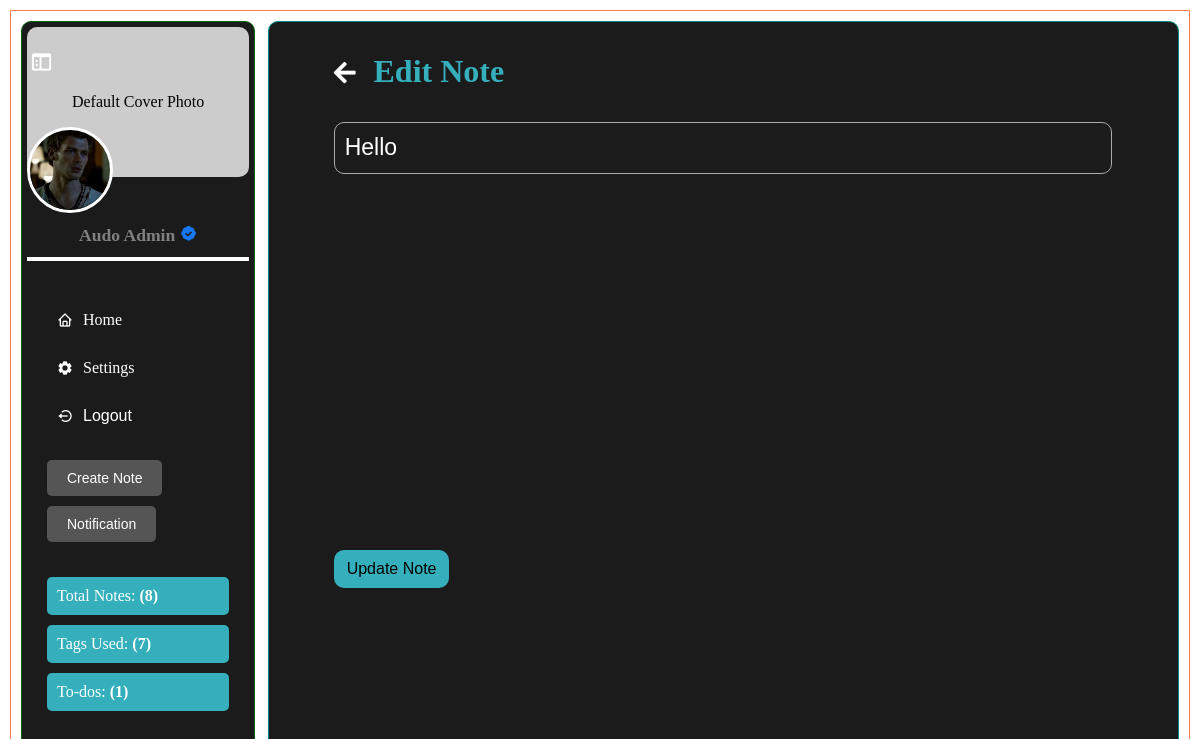
The page /edit_note/9 (signed in) on the database its author committed.
### website/models.py (models this page shows, shortened)
class User(db.Model, UserMixin):
    id = db.Column(db.Integer, primary_key=True)
    email = db.Column(db.String(150), unique=True)
    password = db.Column(db.String(255))
    first_name = db.Column(db.String(225))
    second_name = db.Column(db.String(225))
    full_name = db.Column(db.String(255))
    profile_picture = db.Column(db.String(255), nullable=True)
    cover_picture = db.Column(db.String(255), nullable=True)
    user_name = db.Column(db.String(255))
    phone_number = db.Column(db.String(20))
    country_code = db.Column(db.String(10), default="+254")
    bio = db.Column(db.String(255))
    time_zone = db.Column(db.String(255))
    date_birth = db.Column(db.String(255))
    gender = db.Column(db.String(255))
    generated_color = db.Column(db.String(7))
    is_2fa_enabled = db.Column(db.Boolean, default=False)
    otp_secret = db.Column(db.String(32), nullable=True)
    temp_otp = db.Column(db.String(32), nullable=True)
    otp_method = db.Column(db.String(10), default='app')
    is_active = db.Column(db.Boolean, default=True)
    is_admin = db.Column(db.Boolean, default=False)
    email_verified = db.Column(db.Boolean, default=False)
    note_tags = db.relationship(
        "NoteTag", back_populates="user", cascade="all, delete-orphan"
    )
    notes = db.relationship("Note", back_populates="user", cascade="all, delete-orphan")
    password_reset_tokens = db.relationship(
        "PasswordResetToken", back_populates="user", cascade="all, delete-orphan"
    )
    notifications = db.relationship(
        "Notification", back_populates="user", cascade="all, delete-orphan"
    )
    todos = db.relationship("ToDo", back_populates="user", cascade="all, delete-orphan")
    email_preferences = db.relationship(
        "EmailPreferences",
        uselist=False,
        back_populates="user",
        cascade="all, delete-orphan",
    )
    push_preferences = db.relationship(
        "PushPreferences",
        uselist=False,
        back_populates="user",
        cascade="all, delete-orphan",
    )
    email_verification_tokens = db.relationship(
        "EmailVerificationToken", back_populates="user", cascade="all, delete-orphan"
    )

class Note(db.Model):
    id = db.Column(db.Integer, primary_key=True)
    title = db.Column(db.String(255), nullable=False)
    content = db.Column(db.Text, nullable=False)
    tag_id = db.Column(db.Integer, db.ForeignKey("note_tag.id"), nullable=False)
    user_id = db.Column(db.Integer, db.ForeignKey("user.id"), nullable=False)
    created_at = db.Column(db.DateTime, default=datetime.utcnow)
    updated_at = db.Column(db.DateTime, onupdate=datetime.utcnow)
    is_favorite = db.Column(db.Boolean, default=False)
    user = db.relationship("User", back_populates="notes")
    tag = db.relationship("NoteTag", back_populates="notes")

### website/views.py (the view)
@views.route("/edit_note/<int:note_id>", methods=["GET"])
@login_required
def show_edit_note(note_id):
    note = Note.query.get_or_404(note_id)
    if note.user_id != current_user.id:
        flash("You do not have permission to edit this note.", "danger")
        return redirect(url_for("views.home"))
    tags = NoteTag.query.filter_by(user_id=current_user.id).all()
    return render_template("edit_note.html", note=note, tags=tags)

### website/templates/edit_note.html (shortened to what this page needs)
<!DOCTYPE html>
<html lang="en">
  <head>
    <link
      rel="stylesheet"
      href="https://cdnjs.cloudflare.com/ajax/libs/font-awesome/5.15.4/css/all.min.css"
    />
    <link
      rel="stylesheet"
      href="{{ url_for('static', filename='css/edit_note.css') }}"
    />
    <link
      href="https://unpkg.com/boxicons@2.1.4/css/boxicons.min.css"
      rel="stylesheet"
    />
    <link
      href="https://cdn.quilljs.com/1.3.6/quill.snow.css"
      rel="stylesheet"
    />
  </head>
  <body>
    <div class="messages-container">
    </div>
    <div class="page">
      <div class="left-container">
        <div class="close-left-container" id="closeLeftContainer">
          <i
            class="bx bx-sidebar"
            data-tooltip="Close sidebar"
            style="--background-: {{ current_user.generated_color }}"
            title="Close Sidebar"
          ></i>
        </div>
        <div class="all">
          <div class="profile">
            <div class="cover-photo">
              {% if current_user.cover_picture %}
              <img
                src="/static/profile_pics/{{ current_user.cover_picture }}"
                alt="Cover Photo"
                class="cover-image"
              />
              {% else %}
              <div class="default-cover">
                <p>Default Cover Photo</p>
              </div>
              {% endif %}
            </div>
            <div class="profile-pic">
              {% if current_user.profile_picture %}
              <img
                src="/static/profile_pics/{{ current_user.profile_picture }}"
                alt="Profile Picture"
                class="profile-image"
              />
              {% else %}
              <i
                class="fas fa-5x"
                style="--background-: {{ current_user.generated_color }}"
                >{{ current_user.first_name[0] }}</i
              >
              {% endif %}
            </div>
          </div>
          <div class="profile-info">
            <p class="username">
              {{ current_user.full_name }} {% if current_user.email_verified %}
              <i class="bx bxs-badge-check" style="color: #1877f2"></i>
              {% endif %}
            </p>
          </div>
          <hr class="separation" />
        </div>
        <div class="nav-links">
          <a href="/user_home" class="nav-item">
            <i class="bx bx-home"></i>Home
          </a>
          <a href="/settings" class="nav-item">
            <i class="bx bxs-cog"></i>Settings
          </a>
          <form
            action="{{ url_for('auth.logout') }}"
            method="post"
            class="logout-form"
          >
            <button type="submit" class="log-item">
              <i class="bx bx-log-out-circle"></i> Logout
            </button>
          </form>
        </div>
        <div class="quick-access">
          <button class="quick-btn" id="createNoteBtn">Create Note</button>
          <button class="quick-btn" id="notificationBtn">Notification</button>
        </div>
        <div class="user-stats">
          <p
            class="stat-item"
            style="--background: {{ current_user.generated_color }}"
          >
            Total Notes: <span>({{ current_user.notes | length }})</span>
          </p>
          <p
            class="stat-item"
            style="--background: {{ current_user.generated_color }}"
          >
            Tags Used: <span>({{ current_user.note_tags | length }})</span>
          </p>
          <p
            class="stat-item"
            style="--background: {{ current_user.generated_color }}"
          >
            To-dos: <span>({{ current_user.todos | length }})</span>
          </p>
        </div>
      </div>
      <div class="right-container">
        <div class="content">
          <div class="container_title">
            <h1 style="--background-: {{ current_user.generated_color }}">
              <span class="back-arrow"><i class="fas fa-arrow-left"></i></span>
              Edit Note
            </h1>
          </div>
          <div class="form_container">
            <form
              action="{{ url_for('views.edit_note', note_id=note.id) }}"
              method="POST"
            >
              <input
                type="text"
                name="title"
                class="inputs"
                placeholder="Note Title"
                value="{{ note.title }}"
                required
              />
              <br /><br />
              <div id="quillEditor"></div>
              <br />
              <button
                type="submit"
                style="--background-: {{ current_user.generated_color }}"
              >
                Update Note
              </button>
            </form>
          </div>
        </div>
      </div>
    </div>
  </body>
</html>

### website/static/css/edit_note.css (style rules this page uses)
body { margin: 0; padding: 0; box-sizing: border-box; }
.messages-container { position: fixed; top: 0; left: 0; width: 100%; z-index: 1000; padding: 20px; text-align: center; }
.page { margin: 10px; border: 1px solid #ff7f50; padding: 10px; display: flex; height: calc(100vh - 20px); box-sizing: border-box; overflow: hidden; }
.left-container { position: relative; width: 20%; background-color: #1b1b1b; padding: 5px; margin-right: 13px; border: 1px solid darkgreen; overflow-y: auto; border-radius: 10px; }
.right-container { position: relative; width: 80%; background: #1b1b1b; padding: 10px; border: 1px solid darkcyan; overflow-y: auto; border-radius: 10px; }
.all { position: sticky; top: 0; background: #1b1b1b; }
.profile { margin-bottom: 5px; flex-direction: column; align-items: center; }
.cover-photo { width: 100%; height: 150px; margin-bottom: -50px; position: relative; }
.cover-photo .default-cover { width: 100%; height: 100%; background-color: #ccc; display: flex; align-items: center; justify-content: center; border-radius: 10px; }
.profile-pic { position: relative; z-index: 1; }
.profile-pic .profile-image { width: 80px; height: 80px; border-radius: 50%; object-fit: cover; border: 3px solid white; }
.profile-info { display: flex; align-items: center; justify-content: center; margin-left: 0; margin-top: 0; display: flex; }
.profile-info .username { font-size: 0.9em; color: gray; margin: 3px 0; font-size: 1.1em; font-weight: bolder; }
.separation { height: 4px; border: none; background-color: #fff; }
.nav-links { margin-top: 20px; padding: 20px; }
.nav-item { display: flex; align-items: center; color: #fff; padding: 10px; text-decoration: none; border-radius: 5px; margin-bottom: 10px; transition: background-color 0.3s; }
.nav-item i { margin-right: 10px; }
.logout-form { margin: 0; padding: 0; }
.log-item { display: flex; align-items: center; color: #fff; padding: 10px; text-decoration: none; border-radius: 5px; margin-bottom: 10px; background-color: transparent; border: none; font-size: 16px; cursor: pointer; transition: background-color 0.3s; }
.log-item i { margin-right: 10px; }
.quick-access { padding: 20px; margin-top: -30px; }
.quick-btn { background-color: #555; color: #fff; border: none; padding: 10px 20px; margin: 5px 0; cursor: pointer; border-radius: 5px; font-size: 14px; transition: background-color 0.3s; }
.user-stats { margin-top: -20px; padding: 20px; color: #fff; font-size: 16px; }
.stat-item { margin: 10px 0; padding: 10px; border-radius: 5px; background-color: var(--background); }
.stat-item span { font-weight: bold; }
.profile-info p { margin-left: 20px; }
.content { margin-right: 5%; margin-left: 5%; }
.container_title { margin: 10px; }
.container_title h1 { color: var(--background-); }
.container_title h1 span { color: #fff; margin-right: 10px; font-size: 25px; cursor: pointer; }
.form_container { padding: 10px; gap: 10px; }
.form_container .inputs { padding: 10px; }
.form_container input { width: 97%; background-color: transparent; border: 1px solid #aaa; outline: none; border-radius: 10px; height: 30px; color: #fff; font-size: 23px; }
#quillEditor { height: 320px; overflow-y: auto; width: 100%; padding: 10px; }
.form_container button { color: #000; background: var(--background-); padding: 10px 13px; border: none; border-radius: 10px; font-size: 16px; cursor: pointer; }
.close-left-container { color: #fff; left: 30px; font-weight: bolder; font-size: 23px; display: flex; align-items: center; justify-content: flex-end; z-index: 10; position: fixed; top: 50px; margin-right: 30px; cursor: pointer; }

### rows shown on the page
User: profile_picture (picture), full_name "Audo Admin"
Note: title "Hello"

### other values the page prints
{{ current_user.notes | length }} "8"
{{ current_user.note_tags | length }} "7"
{{ current_user.todos | length }} "1"
